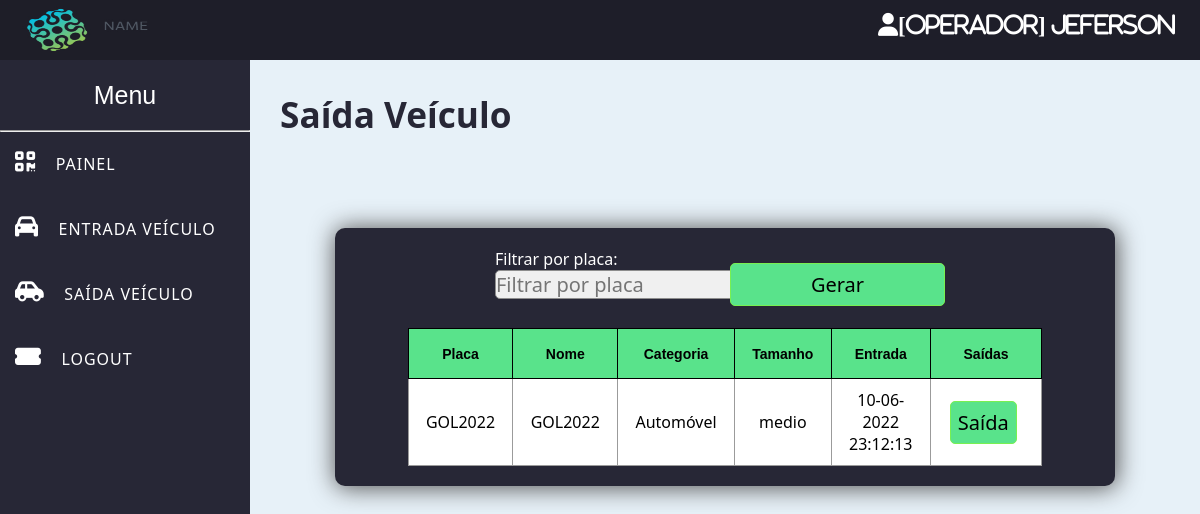
Screenshot of /saida-veiculo.php (signed in) with the database file from the repository.
### tables this page shows
CREATE TABLE `usuarios` (
  `id_usuario` int(4) NOT NULL AUTO_INCREMENT,
  `nome_usuario` varchar(50) DEFAULT NULL,
  `email` varchar(100) DEFAULT NULL,
  `senha` varchar(80) DEFAULT NULL,
  `nivel` varchar(15) DEFAULT NULL,
  PRIMARY KEY (`id_usuario`)
);

CREATE TABLE `veiculos` (
  `id_veiculo` int(7) NOT NULL AUTO_INCREMENT,
  `placa` varchar(10) DEFAULT NULL,
  `nome_veiculo` varchar(30) DEFAULT NULL,
  `cor` varchar(30) DEFAULT NULL,
  `tamanho` varchar(10) DEFAULT NULL,
  `nome_categoria` varchar(50) DEFAULT NULL,
  `estacionado` varchar(5) DEFAULT NULL,
  `data_entrada` timestamp NOT NULL DEFAULT current_timestamp(),
  `data_saida` datetime DEFAULT NULL,
  PRIMARY KEY (`id_veiculo`)
);

### saida-veiculo.php (the view, shortened to what this page needs)
<head>
    <?php include('sidebar.php'); ?>
    <?php include('db/config.php');
    ?>
    <link rel="stylesheet" href="css/saida.css">
</head>
<section id="primeiro-bloco" class="display-column-flex">
<main>
    <?php
    if (empty(@$_GET['veiculo']) && is_null(@$_GET['veiculo'])) {
    ?>
    <div class="titulo">
            <h1>Saída Veículo</h1>
        </div>
        <div class="container-saidas">
        <table class="tabela">
        <form class="form" name="fmrpesquisa" id="frmpesquisa" method="POST">
                <div class="filtro">
                    Filtrar por placa:<input type="text" name="placa" placeholder="Filtrar por placa" value="<?php echo @$_POST['placa'] ?>">
                </div>
                <div class="div-btn-gerar">
                    <input class="btn-gerar" type="submit" name="botao" value="Gerar">
                </div>
            <br>
        </form>
        </table>
        <form method="post" action="saida-veiculo.php>">
            <table class="tabela" align="CENTER">
                <tr>
                    <th width="10%">Placa</th>
                    <th width="10%">Nome</th>
                    <th width="10%">Categoria</th>
                    <th width="10%">Tamanho</th>
                    <th width="10%">Entrada</th>
                    <th width="10%">Saídas</th>
                </tr>
                <?php
                $query = "SELECT * FROM veiculos WHERE estacionado='sim'";
                @$placa = $_POST['placa'];
                if (true) $query .= ($placa ? " AND placa LIKE '%$placa%' " : "");
                $result = mysqli_query($con, $query);
                while ($coluna = mysqli_fetch_array($result)) {
                ?>
                    <tr>
                        <td width="10%" align="center"><?php echo $coluna['placa']; ?></td>
                        <td width="10%" align="center"><?php echo $coluna['nome_veiculo']; ?></td>
                        <td width="10%" align="center"><?php echo $coluna['nome_categoria']; ?></td>
                        <td width="10%" align="center"><?php echo $coluna['tamanho']; ?></td>
                        <td width="10%" align="center"><?php $data_entrada = new DateTime($coluna['data_entrada']);
                                                        echo $data_entrada->format('d-m-Y H:i:s') . "<br>"; ?></td>
                        <td width="10%">
                            <a class="cor-link" href="saida-veiculo.php?placa=<?php echo @$coluna['placa']; ?>&veiculo=<?php echo @$coluna['id_veiculo']; ?>">
                                <input class="btn-saida" type="button" value="Saída" />
                            </a>
                        </td>
                    </tr>
                <?php
                }
            }
            ?>
             </div>
            </main>
</section>

### sidebar.php (shortened to what this page needs)
<!DOCTYPE html>
<html lang="pt-br">
<head>
    <?php include('db/config.php');
    $id_usuario = @$_SESSION['id_usuario'];
    include('db/config.php');
    $query = "SELECT * FROM usuarios WHERE id_usuario='$id_usuario'";
    $result = mysqli_query($con, $query);
    while ($usuario = mysqli_fetch_assoc($result)) {
        $login = $usuario['nome_usuario'];
        $nivel = $usuario['nivel'];
    }
    ?>
    <link rel="stylesheet" href="css/sidebar.css">
</head>
<div class="topbar">
    <img src="img/corp.jpg" alt="logo marca">
    <i class="fas fa-light fa-user" id="user-icon"><?php echo "[" . @$nivel . "] " . @$login;  ?></i>
</div>
<div class="sidebar">
    <header> Menu </header>
    <hr>
    <a class="a-efeito" href="index.php">
        <i class="fas fa-qrcode"></i>
        <span>Painel</span>
    </a>
    <a class="a-efeito" href="entrada-veiculo.php">
        <i class="fas fa-car"> </i>
        <span>Entrada veículo</span>
    </a>
    <a class="a-efeito" href="saida-veiculo.php">
        <i class="fas fa-car-side"></i>
        <span>Saída veículo</span>
    </a>
    <?php if (@$_SESSION["nivel_usuario"] == "Administrador" || @$_SESSION["nivel_usuario"] == "Operador") { ?>
        <a class="a-efeito" href="logout.php">
            <i class="fas fa-ticket-alt"></i>
            <span>logout</span>
        </a>
    <?php } ?>
</div>
<body>
</body>
</html>

### css/sidebar.css (style rules this page uses)
* { margin: 0; padding: 0; text-decoration: none; }
body { background-color: rgb(231, 241, 248); }
img { width: 150px; height: 60px; }
.sidebar { position: fixed; width: 250px; margin-top: 60px; height: 100%; transition: all .5s ease; background-color: #272736; }
.sidebar header { font-size: 25px; color: white; line-height: 70px; text-align: center; background: #272736; user-select: none; font-family: Arial, Helvetica, sans-serif; }
.sidebar .a-efeito { display: block; height: 65px; width: 100%; color: white; line-height: 65px; padding-left: border-box; border-left: 15px solid transparent; font-family: -apple-system, BlinkMacSystemFont, 'Segoe UI', Roboto, Oxygen, Ubuntu, Cantarell, 'Open Sans', 'Helvetica Neue', sans-serif; transition: all .5s ease; }
.sidebar .a-efeito i { font-size: 23px; margin-right: 16px; }
.sidebar .a-efeito span { letter-spacing: 1px; text-transform: uppercase; }
.topbar { position: fixed; width: 100%; height: 60px; background: #1e1e29; }
#user-icon { float: right; margin: 13px 25px 10px 0; font-size: 23px; color: #ffffff; }

### css/saida.css (style rules this page uses)
* { margin: 0; padding: 0; text-decoration: none; font-family:'Segoe UI', Tahoma, Geneva, Verdana, sans-serif; }
body { background-color: rgb(231, 241, 248); }
img { width: 170px; height: 60px; }
main { margin: 0 auto 0 250px; padding-top: 60px; color: rgb(39, 39, 54); }
input { background-color: #f0f0f0; font-size: 20px; outline: none; border: 1px solid #8d8d8d;; border-radius: 5px; }
h1 { font-size: 2.2em; margin: 30px 0 0 30px; color: rgb(39, 39, 54); }
.titulo { width: 30vw; height: 11vh; }
.filtro { width: 150px; height: 60px; color: #ffffff; margin-bottom: 20px; margin-left: 75px; }
.div-btn-gerar { height: 60px; margin-top: 15px; }
.btn-gerar { background-color: #59E38B; color: #000000; padding: 7px 80px; border-radius: 5px; border: 1px solid #78F051; }
.btn-saida { background-color: #59E38B; color: #000000; padding: 7px; margin-left: 9px; border-radius: 5px; border: 1px solid #78F051; }
.container-saidas { display: flex; flex-wrap: wrap; justify-content: space-evenly; width: 65vw; height: 32vh; height: auto; padding: 20px 0px; margin: 50px auto 20px auto; border-radius: 10px; background-color: rgb(39, 39, 54); box-shadow: 1px 1px 25px 1px #525252; }
.tabela { border-collapse: collapse; width: 100%; border-radius: 5px; }
.tabela, tr, th, td { background-color: #ffffff; border: 1px solid rgb(155, 155, 155); }
th { font-family: Arial, Helvetica, sans-serif; font-size: 14px; height: 50px; border: 1px solid black; background-color: #59E38B; color: rgb(0, 0, 0); }
td, .senhaColuna { width: 10%; }
th, td { padding: 10px; }

### rows the page displays
usuarios: nivel "Operador", nome_usuario "jeferson"
veiculos: placa "GOL2022", nome_veiculo "GOL2022", nome_categoria "Automóvel", tamanho "medio", data_entrada "10-06-2022 23:12:13"
